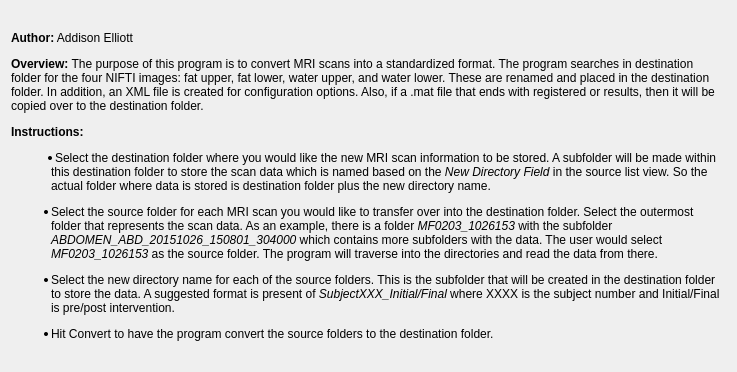
<?xml version="1.0" encoding="UTF-8"?>
<ui version="4.0">
 <class>AboutDialog</class>
 <widget class="QDialog" name="AboutDialog">
  <property name="geometry">
   <rect>
    <x>0</x>
    <y>0</y>
    <width>737</width>
    <height>372</height>
   </rect>
  </property>
  <property name="windowTitle">
   <string>About Fat Segmentation File Chooser</string>
  </property>
  <layout class="QVBoxLayout" name="verticalLayout">
   <item>
    <widget class="QLabel" name="label">
     <property name="sizePolicy">
      <sizepolicy hsizetype="Expanding" vsizetype="Expanding">
       <horstretch>0</horstretch>
       <verstretch>0</verstretch>
      </sizepolicy>
     </property>
     <property name="text">
      <string>&lt;html&gt;&lt;head/&gt;&lt;body&gt;&lt;p&gt;&lt;span style=&quot; font-weight:600;&quot;&gt;Author:&lt;/span&gt; Addison Elliott&lt;/p&gt;&lt;p&gt;&lt;span style=&quot; font-weight:600;&quot;&gt;Overview: &lt;/span&gt;The purpose of this program is to convert MRI scans into a standardized format. The program searches in destination folder for the four NIFTI images: fat upper, fat lower, water upper, and water lower. These are renamed and placed in the destination folder. In addition, an XML file is created for configuration options. Also, if a .mat file that ends with registered or results, then it will be copied over to the destination folder. &lt;/p&gt;&lt;p&gt;&lt;span style=&quot; font-weight:600;&quot;&gt;Instructions:&lt;/span&gt;&lt;/p&gt;&lt;ul style=&quot;margin-top: 0px; margin-bottom: 0px; margin-left: 0px; margin-right: 0px; -qt-list-indent: 1;&quot;&gt;&lt;li style=&quot; margin-top:12px; margin-bottom:0px; margin-left:0px; margin-right:0px; -qt-block-indent:0; text-indent:4px;&quot;&gt;Select the destination folder where you would like the new MRI scan information to be stored. A subfolder will be made within this destination folder to store the scan data which is named based on the &lt;span style=&quot; font-style:italic;&quot;&gt;New Directory Field&lt;/span&gt; in the source list view. So the actual folder where data is stored is destination folder plus the new directory name.&lt;/li&gt;&lt;li style=&quot; margin-top:12px; margin-bottom:0px; margin-left:0px; margin-right:0px; -qt-block-indent:0; text-indent:0px;&quot;&gt;Select the source folder for each MRI scan you would like to transfer over into the destination folder. Select the outermost folder that represents the scan data. As an example, there is a folder &lt;span style=&quot; font-style:italic;&quot;&gt;MF0203_1026153&lt;/span&gt; with the subfolder &lt;span style=&quot; font-style:italic;&quot;&gt;ABDOMEN_ABD_20151026_150801_304000&lt;/span&gt; which contains more subfolders with the data. The user would select &lt;span style=&quot; font-style:italic;&quot;&gt;MF0203_1026153&lt;/span&gt; as the source folder. The program will traverse into the directories and read the data from there.&lt;/li&gt;&lt;li style=&quot; margin-top:12px; margin-bottom:0px; margin-left:0px; margin-right:0px; -qt-block-indent:0; text-indent:0px;&quot;&gt;Select the new directory name for each of the source folders. This is the subfolder that will be created in the destination folder to store the data. A suggested format is present of &lt;span style=&quot; font-style:italic;&quot;&gt;SubjectXXX_Initial/Final&lt;/span&gt; where XXXX is the subject number and Initial/Final is pre/post intervention.&lt;/li&gt;&lt;li style=&quot; margin-top:12px; margin-bottom:12px; margin-left:0px; margin-right:0px; -qt-block-indent:0; text-indent:0px;&quot;&gt;Hit Convert to have the program convert the source folders to the destination folder.&lt;/li&gt;&lt;/ul&gt;&lt;/body&gt;&lt;/html&gt;</string>
     </property>
     <property name="textFormat">
      <enum>Qt::RichText</enum>
     </property>
     <property name="wordWrap">
      <bool>true</bool>
     </property>
    </widget>
   </item>
  </layout>
 </widget>
 <resources/>
 <connections/>
</ui>
